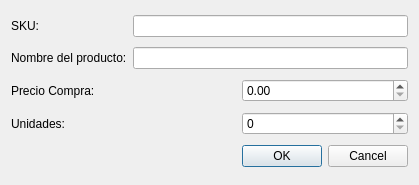
<?xml version="1.0" encoding="UTF-8"?>
<ui version="4.0">
 <class>NuevoProductoForm</class>
 <widget class="QWidget" name="NuevoProductoForm">
  <property name="geometry">
   <rect>
    <x>0</x>
    <y>0</y>
    <width>419</width>
    <height>185</height>
   </rect>
  </property>
  <property name="windowTitle">
   <string>Form</string>
  </property>
  <layout class="QGridLayout" name="gridLayout">
   <item row="0" column="0">
    <widget class="QLabel" name="label">
     <property name="text">
      <string>SKU:</string>
     </property>
    </widget>
   </item>
   <item row="1" column="0">
    <widget class="QLabel" name="label_2">
     <property name="text">
      <string>Nombre del producto:</string>
     </property>
    </widget>
   </item>
   <item row="2" column="3">
    <widget class="QDoubleSpinBox" name="spnPrecioCompra"/>
   </item>
   <item row="4" column="2">
    <spacer name="horizontalSpacer">
     <property name="orientation">
      <enum>Qt::Horizontal</enum>
     </property>
     <property name="sizeHint" stdset="0">
      <size>
       <width>40</width>
       <height>20</height>
      </size>
     </property>
    </spacer>
   </item>
   <item row="0" column="1" colspan="3">
    <widget class="QLineEdit" name="editSKU"/>
   </item>
   <item row="4" column="0">
    <widget class="QLabel" name="label_4">
     <property name="text">
      <string>Unidades:</string>
     </property>
    </widget>
   </item>
   <item row="2" column="0">
    <widget class="QLabel" name="label_3">
     <property name="text">
      <string>Precio Compra:</string>
     </property>
    </widget>
   </item>
   <item row="2" column="1">
    <spacer name="horizontalSpacer_2">
     <property name="orientation">
      <enum>Qt::Horizontal</enum>
     </property>
     <property name="sizeHint" stdset="0">
      <size>
       <width>40</width>
       <height>20</height>
      </size>
     </property>
    </spacer>
   </item>
   <item row="1" column="1" colspan="3">
    <widget class="QLineEdit" name="editNombreP"/>
   </item>
   <item row="4" column="3">
    <widget class="QSpinBox" name="spnUnidades"/>
   </item>
   <item row="5" column="3">
    <widget class="QDialogButtonBox" name="btnBox">
     <property name="standardButtons">
      <set>QDialogButtonBox::Cancel|QDialogButtonBox::Ok</set>
     </property>
    </widget>
   </item>
  </layout>
 </widget>
 <resources/>
 <connections/>
</ui>
